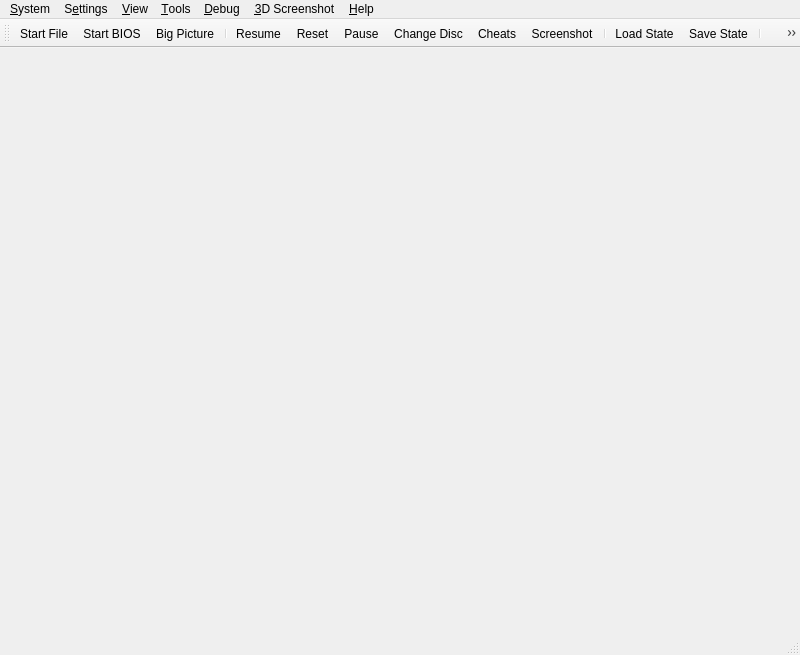
<?xml version="1.0" encoding="UTF-8"?>
<ui version="4.0">
 <class>MainWindow</class>
 <widget class="QMainWindow" name="MainWindow">
  <property name="geometry">
   <rect>
    <x>0</x>
    <y>0</y>
    <width>800</width>
    <height>655</height>
   </rect>
  </property>
  <property name="acceptDrops">
   <bool>true</bool>
  </property>
  <property name="windowTitle">
   <string>DuckStation</string>
  </property>
  <property name="windowIcon">
   <iconset resource="resources/resources.qrc">
    <normaloff>:/icons/duck.png</normaloff>:/icons/duck.png</iconset>
  </property>
  <property name="unifiedTitleAndToolBarOnMac">
   <bool>true</bool>
  </property>
  <widget class="QStackedWidget" name="mainContainer"/>
  <widget class="QMenuBar" name="menuBar">
   <property name="geometry">
    <rect>
     <x>0</x>
     <y>0</y>
     <width>800</width>
     <height>21</height>
    </rect>
   </property>
   <widget class="QMenu" name="menuSystem">
    <property name="title">
     <string>&amp;System</string>
    </property>
    <widget class="QMenu" name="menuChangeDisc">
     <property name="title">
      <string>Change Disc</string>
     </property>
     <property name="icon">
      <iconset theme="disc-line">
       <normaloff>.</normaloff>.</iconset>
     </property>
     <actiongroup name="actionGroupChangeDiscSubImages"/>
     <addaction name="actionChangeDiscFromFile"/>
     <addaction name="actionChangeDiscFromDevice"/>
     <addaction name="actionChangeDiscFromGameList"/>
     <addaction name="actionRemoveDisc"/>
     <addaction name="separator"/>
    </widget>
    <widget class="QMenu" name="menuCheats">
     <property name="title">
      <string>Cheats</string>
     </property>
     <property name="icon">
      <iconset theme="cheats-line">
       <normaloff>.</normaloff>.</iconset>
     </property>
    </widget>
    <widget class="QMenu" name="menuLoadState">
     <property name="title">
      <string>Load State</string>
     </property>
     <property name="icon">
      <iconset theme="folder-open-line">
       <normaloff>.</normaloff>.</iconset>
     </property>
    </widget>
    <widget class="QMenu" name="menuSaveState">
     <property name="title">
      <string>Save State</string>
     </property>
     <property name="icon">
      <iconset theme="save-3-line">
       <normaloff>.</normaloff>.</iconset>
     </property>
    </widget>
    <addaction name="actionStartFile"/>
    <addaction name="actionStartDisc"/>
    <addaction name="actionStartBios"/>
    <addaction name="actionStartFullscreenUI"/>
    <addaction name="actionResumeLastState"/>
    <addaction name="separator"/>
    <addaction name="actionPowerOff"/>
    <addaction name="actionPowerOffWithoutSaving"/>
    <addaction name="actionReset"/>
    <addaction name="actionPause"/>
    <addaction name="menuChangeDisc"/>
    <addaction name="separator"/>
    <addaction name="menuCheats"/>
    <addaction name="actionScreenshot"/>
    <addaction name="separator"/>
    <addaction name="menuLoadState"/>
    <addaction name="menuSaveState"/>
    <addaction name="separator"/>
    <addaction name="actionExit"/>
   </widget>
   <widget class="QMenu" name="menuSettings">
    <property name="title">
     <string>S&amp;ettings</string>
    </property>
    <widget class="QMenu" name="menuSettingsTheme">
     <property name="title">
      <string>Theme</string>
     </property>
     <property name="icon">
      <iconset theme="paint-brush-line">
       <normaloff>.</normaloff>.</iconset>
     </property>
    </widget>
    <widget class="QMenu" name="menuSettingsLanguage">
     <property name="title">
      <string>Language</string>
     </property>
     <property name="icon">
      <iconset theme="global-line">
       <normaloff>.</normaloff>.</iconset>
     </property>
    </widget>
    <addaction name="actionViewGameProperties"/>
    <addaction name="separator"/>
    <addaction name="actionGeneralSettings"/>
    <addaction name="actionGameListSettings"/>
    <addaction name="actionBIOSSettings"/>
    <addaction name="actionConsoleSettings"/>
    <addaction name="actionEmulationSettings"/>
    <addaction name="actionMemoryCardSettings"/>
    <addaction name="actionDisplaySettings"/>
    <addaction name="actionEnhancementSettings"/>
    <addaction name="actionPostProcessingSettings"/>
    <addaction name="actionAudioSettings"/>
    <addaction name="actionAchievementSettings"/>
    <addaction name="actionFolderSettings"/>
    <addaction name="actionAdvancedSettings"/>
    <addaction name="separator"/>
    <addaction name="actionControllerSettings"/>
    <addaction name="actionHotkeySettings"/>
    <addaction name="separator"/>
    <addaction name="actionAddGameDirectory"/>
    <addaction name="actionScanForNewGames"/>
    <addaction name="actionRescanAllGames"/>
    <addaction name="separator"/>
    <addaction name="menuSettingsLanguage"/>
    <addaction name="menuSettingsTheme"/>
   </widget>
   <widget class="QMenu" name="menuHelp">
    <property name="title">
     <string>&amp;Help</string>
    </property>
    <addaction name="actionGitHubRepository"/>
    <addaction name="actionIssueTracker"/>
    <addaction name="actionDiscordServer"/>
    <addaction name="separator"/>
    <addaction name="actionCheckForUpdates"/>
    <addaction name="separator"/>
    <addaction name="actionViewThirdPartyNotices" />
    <addaction name="actionAboutQt"/>
    <addaction name="actionAbout"/>
   </widget>
   <widget class="QMenu" name="menuDebug">
    <property name="title">
     <string>&amp;Debug</string>
    </property>
    <widget class="QMenu" name="menuRenderer">
     <property name="title">
      <string>Switch GPU Renderer</string>
     </property>
    </widget>
    <widget class="QMenu" name="menuCPUExecutionMode">
     <property name="title">
      <string>Switch CPU Emulation Mode</string>
     </property>
    </widget>
    <widget class="QMenu" name="menuCropMode">
     <property name="title">
      <string>Switch Crop Mode</string>
     </property>
    </widget>
    <addaction name="menuCPUExecutionMode"/>
    <addaction name="menuRenderer"/>
    <addaction name="menuCropMode"/>
    <addaction name="actionDisableAllEnhancements"/>
    <addaction name="actionDisableInterlacing"/>
    <addaction name="actionForceNTSCTimings"/>
    <addaction name="separator"/>
    <addaction name="actionCPUDebugger"/>
    <addaction name="actionEnableGDBServer"/>
    <addaction name="separator"/>
    <addaction name="actionDumpRAM"/>
    <addaction name="actionDumpVRAM"/>
    <addaction name="actionDumpSPURAM"/>
    <addaction name="separator"/>
    <addaction name="actionDebugDumpCPUtoVRAMCopies"/>
    <addaction name="actionDebugDumpVRAMtoCPUCopies"/>
    <addaction name="actionDumpAudio"/>
    <addaction name="separator"/>
    <addaction name="actionDebugShowVRAM"/>
    <addaction name="actionDebugShowGPUState"/>
    <addaction name="actionDebugShowCDROMState"/>
    <addaction name="actionDebugShowSPUState"/>
    <addaction name="actionDebugShowTimersState"/>
    <addaction name="actionDebugShowMDECState"/>
    <addaction name="actionDebugShowDMAState"/>
   </widget>
   <widget class="QMenu" name="menu3DScreenshot">
    <property name="title">
     <string>&amp;3D Screenshot</string>
    </property>
    <addaction name="actionDebugShowFreecam"/>
    <addaction name="actionDebugShow3DScreenshotter"/>
   </widget>
   <widget class="QMenu" name="menu_View">
    <property name="title">
     <string>&amp;View</string>
    </property>
    <widget class="QMenu" name="menuWindowSize">
     <property name="title">
      <string>&amp;Window Size</string>
     </property>
    </widget>
    <addaction name="actionViewToolbar"/>
    <addaction name="actionViewLockToolbar"/>
    <addaction name="actionViewStatusBar"/>
    <addaction name="separator"/>
    <addaction name="actionViewGameList"/>
    <addaction name="actionViewGameGrid"/>
    <addaction name="actionViewSystemDisplay"/>
    <addaction name="separator"/>
    <addaction name="actionFullscreen"/>
    <addaction name="menuWindowSize"/>
    <addaction name="separator"/>
    <addaction name="actionGridViewShowTitles"/>
    <addaction name="actionGridViewZoomIn"/>
    <addaction name="actionGridViewZoomOut"/>
    <addaction name="actionGridViewRefreshCovers"/>
   </widget>
   <widget class="QMenu" name="menu_Tools">
    <property name="title">
     <string>&amp;Tools</string>
    </property>
    <addaction name="actionMemory_Card_Editor"/>
    <addaction name="actionCoverDownloader"/>
    <addaction name="actionCheatManager"/>
    <addaction name="separator"/>
    <addaction name="actionOpenDataDirectory"/>
   </widget>
   <addaction name="menuSystem"/>
   <addaction name="menuSettings"/>
   <addaction name="menu_View"/>
   <addaction name="menu_Tools"/>
   <addaction name="menuDebug"/>
   <addaction name="menu3DScreenshot"/>
   <addaction name="menuHelp"/>
  </widget>
  <widget class="QToolBar" name="toolBar">
   <property name="windowTitle">
    <string>toolBar</string>
   </property>
   <property name="iconSize">
    <size>
     <width>32</width>
     <height>32</height>
    </size>
   </property>
   <property name="toolButtonStyle">
    <enum>Qt::ToolButtonTextUnderIcon</enum>
   </property>
   <attribute name="toolBarArea">
    <enum>TopToolBarArea</enum>
   </attribute>
   <attribute name="toolBarBreak">
    <bool>false</bool>
   </attribute>
   <addaction name="actionStartFile"/>
   <addaction name="actionStartBios"/>
   <addaction name="actionStartFullscreenUI2"/>
   <addaction name="separator"/>
   <addaction name="actionResumeLastState"/>
   <addaction name="actionReset"/>
   <addaction name="actionPause"/>
   <addaction name="actionChangeDisc"/>
   <addaction name="actionCheats"/>
   <addaction name="actionScreenshot"/>
   <addaction name="separator"/>
   <addaction name="actionLoadState"/>
   <addaction name="actionSaveState"/>
   <addaction name="separator"/>
   <addaction name="actionFullscreen"/>
   <addaction name="actionSettings2"/>
   <addaction name="actionControllerSettings"/>
  </widget>
  <widget class="QStatusBar" name="statusBar"/>
  <action name="actionStartFile">
   <property name="icon">
    <iconset theme="file-line">
     <normaloff>.</normaloff>.</iconset>
   </property>
   <property name="text">
    <string>Start &amp;File...</string>
   </property>
  </action>
  <action name="actionStartDisc">
   <property name="icon">
    <iconset theme="disc-line">
     <normaloff>.</normaloff>.</iconset>
   </property>
   <property name="text">
    <string>Start &amp;Disc...</string>
   </property>
  </action>
  <action name="actionStartBios">
   <property name="icon">
    <iconset theme="chip-line">
     <normaloff>.</normaloff>.</iconset>
   </property>
   <property name="text">
    <string>Start &amp;BIOS</string>
   </property>
  </action>
  <action name="actionScanForNewGames">
   <property name="icon">
    <iconset theme="file-search-line">
     <normaloff>.</normaloff>.</iconset>
   </property>
   <property name="text">
    <string>&amp;Scan For New Games</string>
   </property>
  </action>
  <action name="actionRescanAllGames">
   <property name="icon">
    <iconset theme="refresh-line">
     <normaloff>.</normaloff>.</iconset>
   </property>
   <property name="text">
    <string>&amp;Rescan All Games</string>
   </property>
  </action>
  <action name="actionPowerOff">
   <property name="icon">
    <iconset theme="shut-down-line">
     <normaloff>.</normaloff>.</iconset>
   </property>
   <property name="text">
    <string>Power &amp;Off</string>
   </property>
  </action>
  <action name="actionReset">
   <property name="icon">
    <iconset theme="restart-line">
     <normaloff>.</normaloff>.</iconset>
   </property>
   <property name="text">
    <string>&amp;Reset</string>
   </property>
  </action>
  <action name="actionPause">
   <property name="checkable">
    <bool>true</bool>
   </property>
   <property name="icon">
    <iconset theme="pause-line">
     <normaloff>.</normaloff>.</iconset>
   </property>
   <property name="text">
    <string>&amp;Pause</string>
   </property>
  </action>
  <action name="actionLoadState">
   <property name="icon">
    <iconset theme="folder-open-line">
     <normaloff>.</normaloff>.</iconset>
   </property>
   <property name="text">
    <string>&amp;Load State</string>
   </property>
  </action>
  <action name="actionSaveState">
   <property name="icon">
    <iconset theme="save-3-line">
     <normaloff>.</normaloff>.</iconset>
   </property>
   <property name="text">
    <string>&amp;Save State</string>
   </property>
  </action>
  <action name="actionExit">
   <property name="icon">
    <iconset theme="door-open-line">
     <normaloff>.</normaloff>.</iconset>
   </property>
   <property name="text">
    <string>E&amp;xit</string>
   </property>
  </action>
  <action name="actionBIOSSettings">
   <property name="icon">
    <iconset theme="chip-line">
     <normaloff>.</normaloff>.</iconset>
   </property>
   <property name="text">
    <string>B&amp;IOS</string>
   </property>
  </action>
  <action name="actionConsoleSettings">
   <property name="icon">
    <iconset theme="chip-2-line">
     <normaloff>.</normaloff>.</iconset>
   </property>
   <property name="text">
    <string>C&amp;onsole</string>
   </property>
  </action>
  <action name="actionEmulationSettings">
   <property name="icon">
    <iconset theme="emulation-line">
     <normaloff>.</normaloff>.</iconset>
   </property>
   <property name="text">
    <string>E&amp;mulation</string>
   </property>
  </action>
  <action name="actionControllerSettings">
   <property name="icon">
    <iconset theme="controller-digital-line">
     <normaloff>.</normaloff>.</iconset>
   </property>
   <property name="text">
    <string>&amp;Controllers</string>
   </property>
  </action>
  <action name="actionHotkeySettings">
   <property name="icon">
    <iconset theme="keyboard-line">
     <normaloff>.</normaloff>.</iconset>
   </property>
   <property name="text">
    <string>&amp;Hotkeys</string>
   </property>
  </action>
  <action name="actionDisplaySettings">
   <property name="icon">
    <iconset theme="image-fill">
     <normaloff>.</normaloff>.</iconset>
   </property>
   <property name="text">
    <string>&amp;Display</string>
   </property>
  </action>
  <action name="actionEnhancementSettings">
   <property name="icon">
    <iconset theme="sparkle-fill">
     <normaloff>.</normaloff>.</iconset>
   </property>
   <property name="text">
    <string>&amp;Enhancements</string>
   </property>
  </action>
  <action name="actionPostProcessingSettings">
   <property name="icon">
    <iconset theme="sun-fill">
     <normaloff>.</normaloff>.</iconset>
   </property>
   <property name="text">
    <string>&amp;Post-Processing</string>
   </property>
  </action>
  <action name="actionFullscreen">
   <property name="icon">
    <iconset theme="fullscreen-line">
     <normaloff>.</normaloff>.</iconset>
   </property>
   <property name="text">
    <string>Fullscreen</string>
   </property>
  </action>
  <action name="actionResolution_Scale">
   <property name="text">
    <string>Resolution Scale</string>
   </property>
  </action>
  <action name="actionGitHubRepository">
   <property name="icon">
    <iconset resource="resources/resources.qrc">
     <normaloff>:/icons/github.png</normaloff>:/icons/github.png</iconset>
   </property>
   <property name="text">
    <string>&amp;GitHub Repository...</string>
   </property>
  </action>
  <action name="actionIssueTracker">
   <property name="icon">
    <iconset resource="resources/resources.qrc">
     <normaloff>:/icons/IssueTracker.png</normaloff>:/icons/IssueTracker.png</iconset>
   </property>
   <property name="text">
    <string>&amp;Issue Tracker...</string>
   </property>
  </action>
  <action name="actionDiscordServer">
   <property name="icon">
    <iconset resource="resources/resources.qrc">
     <normaloff>:/icons/discord.png</normaloff>:/icons/discord.png</iconset>
   </property>
   <property name="text">
    <string>&amp;Discord Server...</string>
   </property>
  </action>
  <action name="actionCheckForUpdates">
   <property name="icon">
    <iconset theme="download-2-line">
     <normaloff>.</normaloff>.</iconset>
   </property>
   <property name="text">
    <string>Check for &amp;Updates...</string>
   </property>
  </action>
  <action name="actionViewThirdPartyNotices">
   <property name="text">
    <string>View Third-Party Notices...</string>
   </property>
  </action>
  <action name="actionAboutQt">
   <property name="icon">
    <iconset resource="resources/resources.qrc">
     <normaloff>:/icons/QT.png</normaloff>:/icons/QT.png</iconset>
   </property>
   <property name="text">
    <string>About &amp;Qt...</string>
   </property>
  </action>
  <action name="actionAbout">
   <property name="icon">
    <iconset resource="resources/resources.qrc">
     <normaloff>:/icons/duck_64.png</normaloff>:/icons/duck_64.png</iconset>
   </property>
   <property name="text">
    <string>&amp;About DuckStation...</string>
   </property>
  </action>
  <action name="actionChangeDisc">
   <property name="icon">
    <iconset theme="disc-line">
     <normaloff>.</normaloff>.</iconset>
   </property>
   <property name="text">
    <string>Change Disc...</string>
   </property>
  </action>
  <action name="actionCheats">
   <property name="icon">
    <iconset theme="cheats-line">
     <normaloff>.</normaloff>.</iconset>
   </property>
   <property name="text">
    <string>Cheats...</string>
   </property>
  </action>
  <action name="actionAudioSettings">
   <property name="icon">
    <iconset theme="volume-up-line">
     <normaloff>.</normaloff>.</iconset>
   </property>
   <property name="text">
    <string>Audio</string>
   </property>
  </action>
  <action name="actionAchievementSettings">
   <property name="icon">
    <iconset theme="trophy-line">
     <normaloff>.</normaloff>.</iconset>
   </property>
   <property name="text">
    <string>Achievements</string>
   </property>
  </action>
  <action name="actionFolderSettings">
   <property name="icon">
    <iconset theme="folder-open-line">
     <normaloff>.</normaloff>.</iconset>
   </property>
   <property name="text">
    <string>Folders</string>
   </property>
  </action>
  <action name="actionGameListSettings">
   <property name="icon">
    <iconset theme="folder-open-line">
     <normaloff>.</normaloff>.</iconset>
   </property>
   <property name="text">
    <string>Game List</string>
   </property>
  </action>
  <action name="actionGeneralSettings">
   <property name="icon">
    <iconset theme="settings-3-line">
     <normaloff>.</normaloff>.</iconset>
   </property>
   <property name="text">
    <string>General</string>
   </property>
  </action>
  <action name="actionAdvancedSettings">
   <property name="icon">
    <iconset theme="tools-line">
     <normaloff>.</normaloff>.</iconset>
   </property>
   <property name="text">
    <string>Advanced</string>
   </property>
  </action>
  <action name="actionAddGameDirectory">
   <property name="icon">
    <iconset theme="folder-add-line">
     <normaloff>.</normaloff>.</iconset>
   </property>
   <property name="text">
    <string>Add Game Directory...</string>
   </property>
  </action>
  <action name="actionSettings">
   <property name="icon">
    <iconset theme="settings-3-line">
     <normaloff>.</normaloff>.</iconset>
   </property>
   <property name="text">
    <string>&amp;Settings</string>
   </property>
   <property name="menuRole">
    <enum>QAction::PreferencesRole</enum>
   </property>
  </action>
  <action name="actionSettings2">
   <property name="icon">
    <iconset theme="settings-3-line">
     <normaloff>.</normaloff>.</iconset>
   </property>
   <property name="text">
    <string>&amp;Settings</string>
   </property>
   <property name="menuRole">
    <enum>QAction::PreferencesRole</enum>
   </property>
  </action>
  <action name="actionChangeDiscFromFile">
   <property name="text">
    <string>From File...</string>
   </property>
  </action>
  <action name="actionChangeDiscFromDevice">
   <property name="text">
    <string>From Device...</string>
   </property>
  </action>
  <action name="actionChangeDiscFromGameList">
   <property name="text">
    <string>From Game List...</string>
   </property>
  </action>
  <action name="actionRemoveDisc">
   <property name="text">
    <string>Remove Disc</string>
   </property>
  </action>
  <action name="actionResume_State">
   <property name="text">
    <string>Resume State</string>
   </property>
  </action>
  <action name="actionGlobal_State">
   <property name="text">
    <string>Global State</string>
   </property>
  </action>
  <action name="actionDebugShowVRAM">
   <property name="checkable">
    <bool>true</bool>
   </property>
   <property name="text">
    <string>Show VRAM</string>
   </property>
  </action>
  <action name="actionDebugDumpCPUtoVRAMCopies">
   <property name="checkable">
    <bool>true</bool>
   </property>
   <property name="text">
    <string>Dump CPU to VRAM Copies</string>
   </property>
  </action>
  <action name="actionDebugDumpVRAMtoCPUCopies">
   <property name="checkable">
    <bool>true</bool>
   </property>
   <property name="text">
    <string>Dump VRAM to CPU Copies</string>
   </property>
  </action>
  <action name="actionDisableAllEnhancements">
   <property name="checkable">
    <bool>true</bool>
   </property>
   <property name="text">
    <string>Disable All Enhancements</string>
   </property>
  </action>
  <action name="actionDisableInterlacing">
   <property name="checkable">
    <bool>true</bool>
   </property>
   <property name="text">
    <string>Disable Interlacing</string>
   </property>
  </action>
  <action name="actionForceNTSCTimings">
   <property name="checkable">
    <bool>true</bool>
   </property>
   <property name="text">
    <string>Force NTSC Timings</string>
   </property>
  </action>
  <action name="actionDumpAudio">
   <property name="checkable">
    <bool>true</bool>
   </property>
   <property name="text">
    <string>Dump Audio</string>
   </property>
  </action>
  <action name="actionDumpRAM">
   <property name="text">
    <string>Dump RAM...</string>
   </property>
  </action>
  <action name="actionDumpVRAM">
   <property name="text">
    <string>Dump VRAM...</string>
   </property>
  </action>
  <action name="actionDumpSPURAM">
   <property name="text">
    <string>Dump SPU RAM...</string>
   </property>
  </action>
  <action name="actionDebugShowGPUState">
   <property name="checkable">
    <bool>true</bool>
   </property>
   <property name="text">
    <string>Show GPU State</string>
   </property>
  </action>
  <action name="actionDebugShowCDROMState">
   <property name="checkable">
    <bool>true</bool>
   </property>
   <property name="text">
    <string>Show CD-ROM State</string>
   </property>
  </action>
  <action name="actionDebugShowSPUState">
   <property name="checkable">
    <bool>true</bool>
   </property>
   <property name="text">
    <string>Show SPU State</string>
   </property>
  </action>
  <action name="actionDebugShowTimersState">
   <property name="checkable">
    <bool>true</bool>
   </property>
   <property name="text">
    <string>Show Timers State</string>
   </property>
  </action>
  <action name="actionDebugShowMDECState">
   <property name="checkable">
    <bool>true</bool>
   </property>
   <property name="text">
    <string>Show MDEC State</string>
   </property>
  </action>
  <action name="actionDebugShowDMAState">
   <property name="checkable">
    <bool>true</bool>
   </property>
   <property name="text">
    <string>Show DMA State</string>
   </property>
  </action>
  <action name="actionDebugShowFreecam">
   <property name="checkable">
    <bool>true</bool>
   </property>
   <property name="text">
    <string>Show Freecam</string>
   </property>
  </action>
  <action name="actionDebugShow3DScreenshotter">
   <property name="checkable">
    <bool>true</bool>
   </property>
   <property name="text">
    <string>Show 3D Screenshotter</string>
   </property>
  </action>
  <action name="actionScreenshot">
   <property name="icon">
    <iconset theme="screenshot-2-line">
     <normaloff>.</normaloff>.</iconset>
   </property>
   <property name="text">
    <string>&amp;Screenshot</string>
   </property>
  </action>
  <action name="actionMemoryCardSettings">
   <property name="icon">
    <iconset theme="memcard-line">
     <normaloff>.</normaloff>.</iconset>
   </property>
   <property name="text">
    <string>&amp;Memory Cards</string>
   </property>
  </action>
  <action name="actionResumeLastState">
   <property name="icon">
    <iconset theme="play-circle-line">
     <normaloff>.</normaloff>.</iconset>
   </property>
   <property name="text">
    <string>Resume</string>
   </property>
   <property name="toolTip">
    <string>Resumes the last save state created.</string>
   </property>
  </action>
  <action name="actionViewToolbar">
   <property name="checkable">
    <bool>true</bool>
   </property>
   <property name="checked">
    <bool>true</bool>
   </property>
   <property name="text">
    <string>&amp;Toolbar</string>
   </property>
  </action>
  <action name="actionViewLockToolbar">
   <property name="checkable">
    <bool>true</bool>
   </property>
   <property name="checked">
    <bool>false</bool>
   </property>
   <property name="text">
    <string>Lock Toolbar</string>
   </property>
  </action>
  <action name="actionViewStatusBar">
   <property name="checkable">
    <bool>true</bool>
   </property>
   <property name="checked">
    <bool>true</bool>
   </property>
   <property name="text">
    <string>&amp;Status Bar</string>
   </property>
  </action>
  <action name="actionViewGameList">
   <property name="icon">
    <iconset theme="list-check">
     <normaloff>.</normaloff>.</iconset>
   </property>
   <property name="text">
    <string>Game &amp;List</string>
   </property>
  </action>
  <action name="actionViewSystemDisplay">
   <property name="enabled">
    <bool>false</bool>
   </property>
   <property name="text">
    <string>System &amp;Display</string>
   </property>
  </action>
  <action name="actionViewGameProperties">
   <property name="enabled">
    <bool>false</bool>
   </property>
   <property name="icon">
    <iconset theme="file-settings-line">
     <normaloff>.</normaloff>.</iconset>
   </property>
   <property name="text">
    <string>Game &amp;Properties</string>
   </property>
  </action>
  <action name="actionMemory_Card_Editor">
   <property name="text">
    <string>Memory &amp;Card Editor</string>
   </property>
  </action>
  <action name="actionCheatManager">
   <property name="text">
    <string>C&amp;heat Manager</string>
   </property>
  </action>
  <action name="actionCPUDebugger">
   <property name="text">
    <string>CPU D&amp;ebugger</string>
   </property>
  </action>
  <action name="actionEnableGDBServer">
   <property name="checkable">
    <bool>true</bool>
   </property>
   <property name="text">
    <string>Enable GDB Server</string>
   </property>
  </action>
  <action name="actionViewGameGrid">
   <property name="icon">
    <iconset theme="function-line">
     <normaloff>.</normaloff>.</iconset>
   </property>
   <property name="text">
    <string>Game &amp;Grid</string>
   </property>
  </action>
  <action name="actionGridViewShowTitles">
   <property name="checkable">
    <bool>true</bool>
   </property>
   <property name="checked">
    <bool>true</bool>
   </property>
   <property name="text">
    <string>Show Titles (Grid View)</string>
   </property>
  </action>
  <action name="actionGridViewZoomIn">
   <property name="text">
    <string>Zoom &amp;In (Grid View)</string>
   </property>
   <property name="shortcut">
    <string>Ctrl++</string>
   </property>
  </action>
  <action name="actionGridViewZoomOut">
   <property name="text">
    <string>Zoom &amp;Out (Grid View)</string>
   </property>
   <property name="shortcut">
    <string>Ctrl+-</string>
   </property>
  </action>
  <action name="actionGridViewRefreshCovers">
   <property name="text">
    <string>Refresh &amp;Covers (Grid View)</string>
   </property>
  </action>
  <action name="actionOpen_Memory_Card_Directory">
   <property name="text">
    <string>Open Memory Card Directory...</string>
   </property>
  </action>
  <action name="actionOpenDataDirectory">
   <property name="text">
    <string>Open Data Directory...</string>
   </property>
  </action>
  <action name="actionPowerOffWithoutSaving">
   <property name="icon">
    <iconset theme="close-line">
     <normaloff>.</normaloff>.</iconset>
   </property>
   <property name="text">
    <string>Power Off &amp;Without Saving</string>
   </property>
  </action>
  <action name="actionStartFullscreenUI">
   <property name="icon">
    <iconset theme="tv-2-line">
     <normaloff>.</normaloff>.</iconset>
   </property>
   <property name="text">
    <string>Start Big Picture Mode</string>
   </property>
  </action>
  <action name="actionStartFullscreenUI2">
   <property name="icon">
    <iconset theme="tv-2-line">
     <normaloff>.</normaloff>.</iconset>
   </property>
   <property name="text">
    <string>Big Picture</string>
   </property>
  </action>
  <action name="actionCoverDownloader">
   <property name="text">
    <string>Cover Downloader</string>
   </property>
  </action>
 </widget>
 <resources>
  <include location="resources/resources.qrc"/>
 </resources>
 <connections/>
</ui>
